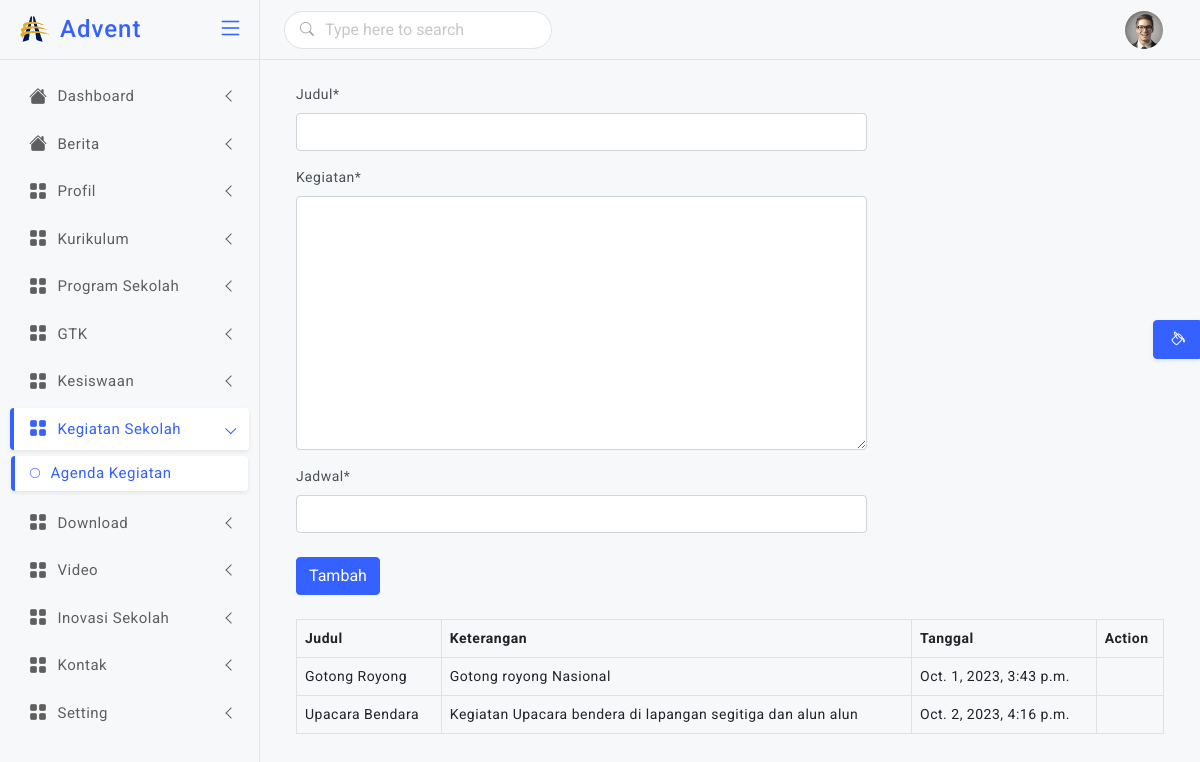
/backend/agenda/ (signed in), run on an earlier commit of the app's database.
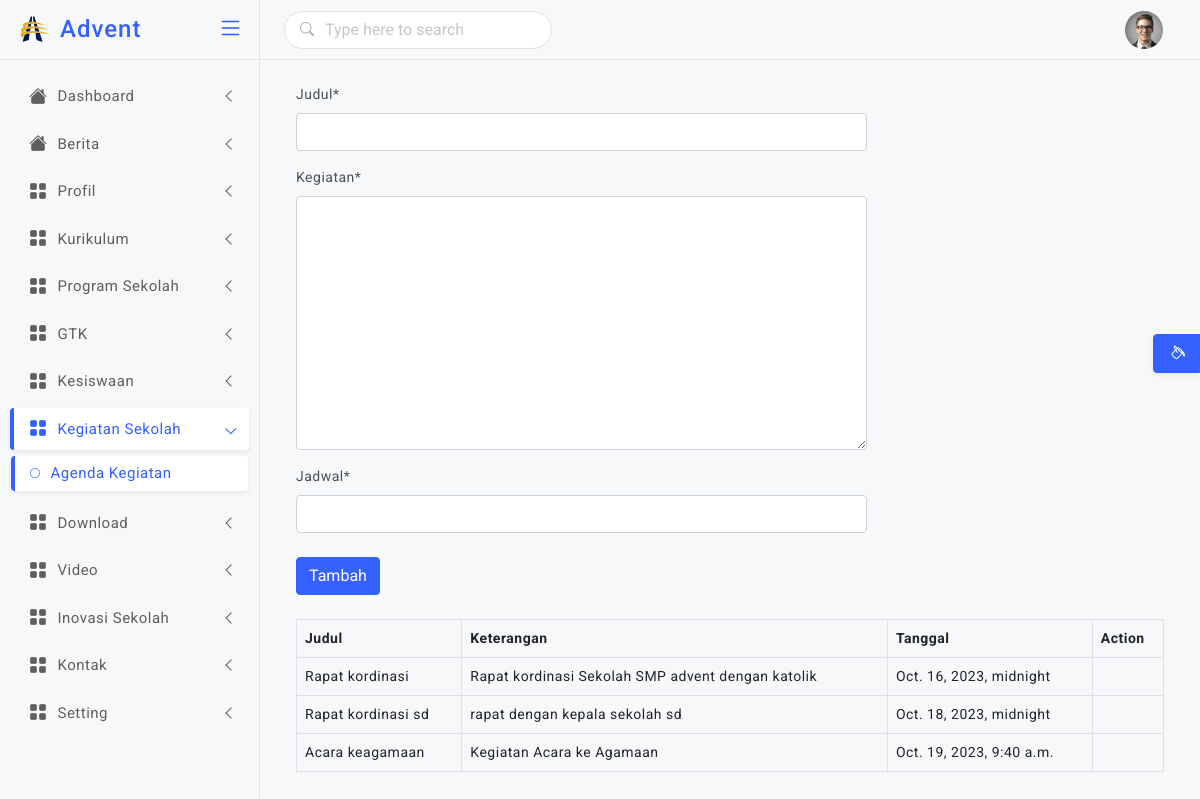
And on a later commit of the database.
### backend/models.py (models this page shows, shortened)
class Agenda(models.Model):
    judul = models.CharField(max_length=255)
    kegiatan = models.TextField()
    jadwal = models.DateTimeField(null=True)

### backend/views.py (the view)
# urls.py: path('agenda/',views.agenda, name='agenda'),
@login_required(login_url=settings.LOGIN_URL)
def agenda(request):
    if request.POST:
        form = FormAgenda(request.POST)
        if form.is_valid():
            form.save()
            messages.success(request,'Berhasil menambahkan Agenda')
            form = FormAgenda()
            agenda = Agenda.objects.all()
            return render(request,'backend/agenda.html',{'form':form, 'agenda':agenda})
    else:
        form = FormAgenda()
        agenda = Agenda.objects.all()
        return render(request,'backend/agenda.html',{'form':form,'agenda':agenda})

### backend/forms.py
class FormAgenda(ModelForm):
    class Meta:
        model = Agenda
        fields = '__all__'
        widgets ={
            'jadwal':DateTimePickerInput(),
        }

### backend/templates/backend/agenda.html (shortened to what this page needs)
{% extends "backend/master.html" %}
{% load crispy_forms_tags %}
{% block dashboard %}
<div class="container">
    <div class="row">
        <div class="col-md-8">
            <form action="{% url 'agenda' %}" method="post" enctype="multipart/form-data">
                {{form | crispy}}
                <button type="submit" class="btn btn-primary mt-2 ">Tambah</button>
            </form>
        </div>
    </div>
    <div class="row py-4">
        <div class="col-md-12">
            <table class="table table-bordered table-hover">
                <thead>
                    <tr>
                        <th>Judul</th>
                        <th>Keterangan</th>
                        <th>Tanggal</th>
                        <th>Action</th>
                    </tr>
                </thead>
                <tbody>
                    {% for s in agenda %}
                    <tr>
                        <td>{{s.judul}}</td>
                        <td>{{s.kegiatan}}</td>
                        <td>{{s.jadwal}}</td>
                        <td>
                        </td>
                    </tr>
                    {% endfor %}
                </tbody>
            </table>
        </div>
    </div>
</div>
{% endblock dashboard %}

### backend/templates/backend/master.html (shortened to what this page needs)
<!doctype html>
<html lang="en">
    {% load static %}
<head>
  <link href="{% static "assets/plugins/vectormap/jquery-jvectormap-2.0.2.css" %}" rel="stylesheet"/>
  <link href="{% static "assets/plugins/simplebar/css/simplebar.css" %}" rel="stylesheet" />
  <link href="{% static "assets/plugins/perfect-scrollbar/css/perfect-scrollbar.css" %}" rel="stylesheet" />
  <link href="{% static "assets/plugins/metismenu/css/metisMenu.min.css" %}" rel="stylesheet" />
  <link href="{% static "assets/css/bootstrap.min.css" %}" rel="stylesheet" />
  <link href="{% static "assets/css/bootstrap-extended.css" %}" rel="stylesheet" />
  <link href="{% static "assets/css/style.css" %}" rel="stylesheet" />
  <link href="{% static "assets/css/icons.css" %}" rel="stylesheet">
  <link rel="stylesheet" href="https://cdn.jsdelivr.net/npm/bootstrap-icons@1.5.0/font/bootstrap-icons.css">
	<link href="{% static "assets/css/pace.min.css" %}" rel="stylesheet" />
  <link href="{% static "assets/css/dark-theme.css" %}" rel="stylesheet" />
  <link href="{% static "assets/css/light-theme.css" %}" rel="stylesheet" />
  <link href="{% static "assets/css/semi-dark.css" %}" rel="stylesheet" />
  <link href="{% static "assets/css/header-colors.css" %}" rel="stylesheet" />
  <link href="//cdn.bootcss.com/bootstrap-datetimepicker/4.17.44/css/bootstrap-datetimepicker.min.css" rel="stylesheet">
</head>
<body>
  <div class="wrapper">
      <header class="top-header">
        <nav class="navbar navbar-expand gap-3">
            <form class="searchbar">
                <div class="position-absolute top-50 translate-middle-y search-icon ms-3"><i class="bi bi-search"></i></div>
                <input class="form-control" type="text" placeholder="Type here to search">
            </form>
            <div class="top-navbar-right ms-auto">
              <ul class="navbar-nav align-items-center">
              <li class="nav-item dropdown dropdown-user-setting">
                <a class="nav-link dropdown-toggle dropdown-toggle-nocaret" href="#" data-bs-toggle="dropdown">
                  <div class="user-setting d-flex align-items-center">
                    <img src=" {% static "assets/images/avatars/avatar-1.png" %}" class="user-img" alt="">
                  </div>
                </a>
              </li>
              </ul>
              </div>
        </nav>
      </header>
        <aside class="sidebar-wrapper" data-simplebar="true">
          <div class="sidebar-header">
            <div>
              <img src=" {% static "img/logo.png" %} " class="logo-icon" alt="logo icon">
            </div>
            <div>
              <h4 class="logo-text">Advent</h4>
            </div>
            <div class="toggle-icon ms-auto"> <i class="bi bi-list"></i>
            </div>
          </div>
          <ul class="metismenu" id="menu">
            <li>
              <a href="javascript:;" class="has-arrow">
                <div class="parent-icon"><i class="bi bi-house-fill"></i>
                </div>
                <div class="menu-title">Dashboard</div>
              </a>
            </li>
                 <li>
              <a href="javascript:;" class="has-arrow">
                <div class="parent-icon"><i class="bi bi-house-fill"></i>
                </div>
                <div class="menu-title">Berita</div>
              </a>
            </li>
            <li>
              <a href="javascript:;" class="has-arrow">
                <div class="parent-icon"><i class="bi bi-grid-fill"></i>
                </div>
                <div class="menu-title">Profil</div>
              </a>
            </li>
            <li>
              <a href="javascript:;" class="has-arrow">
                <div class="parent-icon"><i class="bi bi-grid-fill"></i>
                </div>
                <div class="menu-title">Kurikulum</div>
              </a>
            </li>
            <li>
              <a href="javascript:;" class="has-arrow">
                <div class="parent-icon"><i class="bi bi-grid-fill"></i>
                </div>
                <div class="menu-title">Program Sekolah</div>
              </a>
            </li>
            <li>
              <a href="javascript:;" class="has-arrow">
                <div class="parent-icon"><i class="bi bi-grid-fill"></i>
                </div>
                <div class="menu-title">GTK</div>
              </a>
            </li>
            <li>
              <a href="javascript:;" class="has-arrow">
                <div class="parent-icon"><i class="bi bi-grid-fill"></i>
                </div>
                <div class="menu-title">Kesiswaan</div>
              </a>
            </li>
            <li>
              <a href="javascript:;" class="has-arrow">
                <div class="parent-icon"><i class="bi bi-grid-fill"></i>
                </div>
                <div class="menu-title">Kegiatan Sekolah</div>
              </a>
              <ul>
                <li> <a href="{% url 'agenda' %}"><i class="bi bi-circle"></i>Agenda Kegiatan</a>
                </li>
              </ul>
            </li>
            <li>
              <a href="javascript:;" class="has-arrow">
                <div class="parent-icon"><i class="bi bi-grid-fill"></i>
                </div>
                <div class="menu-title">Download</div>
              </a>
            </li>
            <li>
              <a href="javascript:;" class="has-arrow">
                <div class="parent-icon"><i class="bi bi-grid-fill"></i>
                </div>
                <div class="menu-title">Video</div>
              </a>
            </li>
            <li>
              <a href="javascript:;" class="has-arrow">
                <div class="parent-icon"><i class="bi bi-grid-fill"></i>
                </div>
                <div class="menu-title">Inovasi Sekolah</div>
              </a>
            </li>
            <li>
              <a href="javascript:;" class="has-arrow">
                <div class="parent-icon"><i class="bi bi-grid-fill"></i>
                </div>
                <div class="menu-title">Kontak</div>
              </a>
            </li>
            <li>
              <a href="javascript:;" class="has-arrow">
                <div class="parent-icon"><i class="bi bi-grid-fill"></i>
                </div>
                <div class="menu-title">Setting</div>
              </a>
            </li>
          </ul>
       </aside>
        <main class="page-content">
        {% block dashboard %}{% endblock dashboard %}
          </main>
       <div class="switcher-body">
        <button class="btn btn-primary btn-switcher shadow-sm" type="button" data-bs-toggle="offcanvas" data-bs-target="#offcanvasScrolling" aria-controls="offcanvasScrolling"><i class="bi bi-paint-bucket me-0"></i></button>
       </div>
  </div>
</body>
</html>

### static/assets/css/style.css (style rules this page uses)
body { font-size: 14px; color: #4c5258; letter-spacing: .5px; font-family: Roboto, sans-serif; background-color: #f7f8fa; overflow-x: hidden; }
.wrapper { width: auto; position: relative }
a { text-decoration: none; }
::placeholder { opacity: 0.4 !important; }
.top-header .navbar { position: fixed; top: 0; left: 260px; right: 0; background-color: #f7f8fa; border-bottom: 1px solid #e2e3e4; background-clip: padding-box; height: 60px; z-index: 10; padding: 0 1.5rem; transition: all .2s; }
.top-header .navbar .top-navbar-right .nav-link { color: #293445; font-size: 18px; font-weight: 500; padding-right: .8rem; padding-left: .8rem; }
.top-header .navbar .searchbar { position: relative; width: 30%; }
.top-header .navbar .searchbar .form-control { border-radius: 30px; box-shadow: none; padding-left: 2.5rem; padding-right: 2.5rem; border: 1px solid #e2e3e4; }
.top-header .navbar .searchbar .search-icon, .top-header .navbar .dropdown-searchbar .search-icon { opacity: 0.5; }
.dropdown-toggle-nocaret:after { display: none }
.top-header .navbar .user-img { width: 38px; height: 38px; padding: 0px; border-radius: 50%; }
.sidebar-wrapper { position: fixed; top: 0; left: 0; width: 260px; height: 100%; background-color: #f7f8fa; background-clip: padding-box; border-right: 1px solid #e2e3e4; transition: all .2s; z-index: 16; }
.sidebar-wrapper .sidebar-header { width: 260px; height: 60px; display: flex; align-items: center; position: fixed; top: 0; bottom: 0; padding: 0 15px; z-index: 5; background: #f7f8fa; border-right: 1px solid #e2e3e4; border-bottom: 1px solid #e4e4e4; background-clip: padding-box; transition: all .2s; }
.sidebar-wrapper .sidebar-header .logo-icon { width: 35px; }
.sidebar-wrapper .sidebar-header .logo-text { font-size: 24px; margin-left: 10px; margin-bottom: 0; letter-spacing: 1px; color: #3461ff; }
.toggle-icon { font-size: 26px; cursor: pointer; color: #3461ff; }
.sidebar-wrapper ul { padding: 0; margin: 0; list-style: none; background: 0 0 }
.sidebar-wrapper .metismenu { background: 0 0; display: -webkit-box; display: -ms-flexbox; display: flex; padding: 10px; margin-top: 60px; -webkit-box-orient: vertical; -webkit-box-direction: normal; -ms-flex-direction: column; flex-direction: column }
.sidebar-wrapper .metismenu li+li { margin-top: 5px }
.sidebar-wrapper .metismenu li:first-child { margin-top: 5px }
.sidebar-wrapper .metismenu li:last-child { margin-bottom: 5px }
.sidebar-wrapper .metismenu>li { display: -webkit-box; display: -ms-flexbox; display: flex; -webkit-box-orient: vertical; -webkit-box-direction: normal; -ms-flex-direction: column; flex-direction: column; position: relative }
.sidebar-wrapper .metismenu a { position: relative; display: flex; align-items: center; justify-content: left; padding: 10px 15px; border-radius: 4px; font-size: 15px; color: #5f5f5f; outline-width: 0; text-overflow: ellipsis; overflow: hidden; letter-spacing: .5px; border-left: 4px solid rgb(255 255 255 / 0%); transition: all .2s ease-out }
.sidebar-wrapper .metismenu a .parent-icon { font-size: 18px; line-height: 1 }
.sidebar-wrapper .metismenu a .menu-title { margin-left: 10px }
.sidebar-wrapper .metismenu ul a { padding: 6px 15px 6px 15px; font-size: 15px; border: 0; border-left: 4px solid rgb(255 255 255 / 0%); }
.sidebar-wrapper .metismenu ul a i { margin-right: 10px; font-size: 10px; }
.sidebar-wrapper .metismenu ul { border: 1px solid #ffffff00; background: rgb(255 255 255 / 0%); }
.sidebar-wrapper .metismenu .mm-active>a, .sidebar-wrapper .metismenu a:active, .sidebar-wrapper .metismenu a:focus, .sidebar-wrapper .metismenu a:hover { color: #3461ff; text-decoration: none; background-color: rgb(255 255 255); border-left: 4px solid #3461ff; box-shadow: 0 0.125rem 0.25rem rgb(0 0 0 / 8%); }
.metismenu .has-arrow:after { position: absolute; content: ""; width: .5em; height: .5em; border-style: solid; border-width: 1.2px 0 0 1.2px; border-color: initial; right: 15px; transform: rotate(-45deg) translateY(-50%); transform-origin: top; top: 50%; transition: all .3s ease-out }
.page-content { margin-left: 260px; margin-top: 60px; padding: 1.5rem; transition: all .2s; }
.btn-switcher { position: fixed; right: 0px; top: 40%; border-top-right-radius: 0; border-bottom-right-radius: 0; }

What changed in the data, as far as the page shows it:
removed Agenda: judul "Gotong Royong", kegiatan "Gotong royong Nasional", jadwal "Oct. 1, 2023, 3:43 p.m."
removed Agenda: judul "Upacara Bendara", kegiatan "Kegiatan Upacara bendera di lapangan segitiga dan alun alun", jadwal "Oct. 2, 2023, 4:16 p.m."
added Agenda: judul "Rapat kordinasi", kegiatan "Rapat kordinasi Sekolah SMP advent dengan katolik", jadwal "Oct. 16, 2023, midnight"
added Agenda: judul "Rapat kordinasi sd", kegiatan "rapat dengan kepala sekolah sd", jadwal "Oct. 18, 2023, midnight"
added Agenda: judul "Acara keagamaan", kegiatan "Kegiatan Acara ke Agamaan", jadwal "Oct. 19, 2023, 9:40 a.m."
